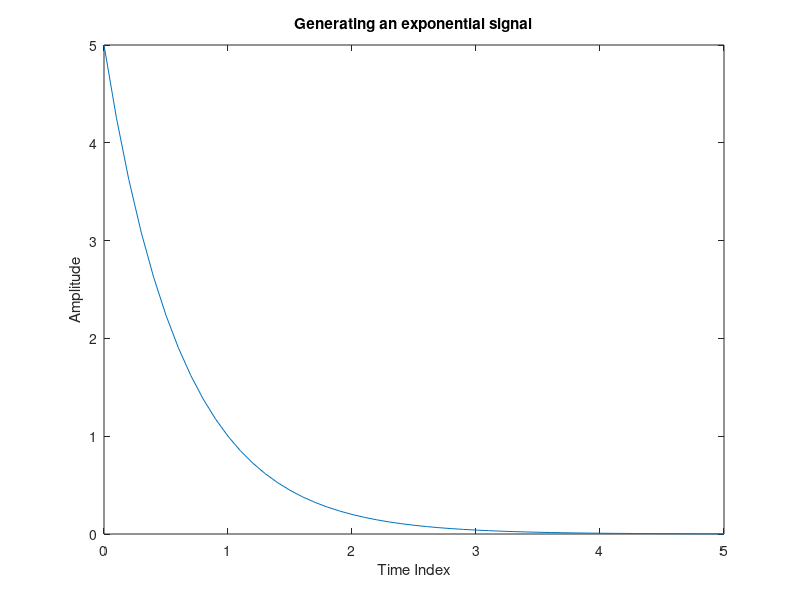

Reproduce this figure in MATLAB.
n = 0 : 0.1 : 5;
a = input('Enter the value of a= ');
r = input('Enter the value of r= ');
x = a * (r .^ -n);
plot(n,x);
xlabel('Time Index');
ylabel('Amplitude');
title('Generating an exponential signal');
